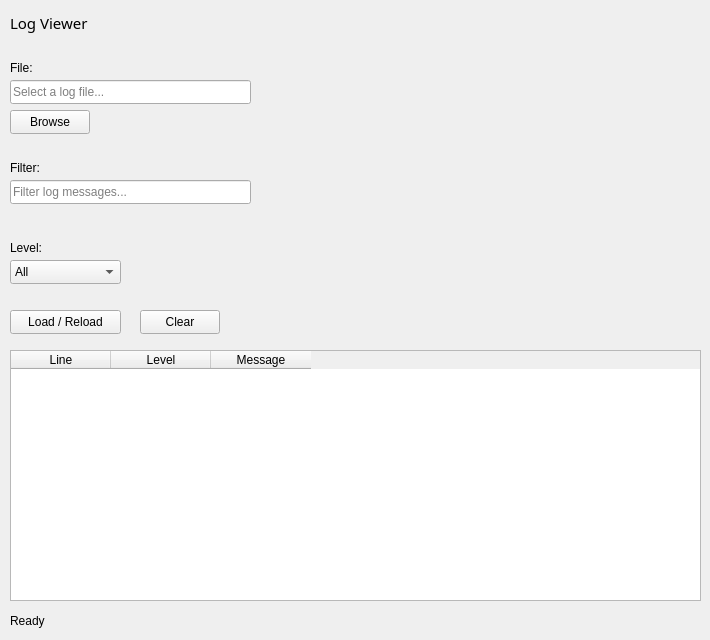
      <widget class="QWidget" name="logViewerPage">
       <property name="font">
        <font>
         <family>Segoe UI</family>
         <pointsize>9</pointsize>
        </font>
       </property>
       <widget class="QLabel" name="logViewerTitleLabel">
        <property name="geometry">
         <rect>
          <x>10</x>
          <y>10</y>
          <width>170</width>
          <height>25</height>
         </rect>
        </property>
        <property name="font">
         <font>
          <family>Segoe UI Black</family>
          <pointsize>11</pointsize>
         </font>
        </property>
        <property name="text">
         <string>Log Viewer</string>
        </property>
       </widget>
       <widget class="QLabel" name="logFileLabel">
        <property name="geometry">
         <rect>
          <x>10</x>
          <y>60</y>
          <width>51</width>
          <height>16</height>
         </rect>
        </property>
        <property name="text">
         <string>File:</string>
        </property>
       </widget>
       <widget class="QLineEdit" name="logFilePathEdit">
        <property name="geometry">
         <rect>
          <x>10</x>
          <y>80</y>
          <width>241</width>
          <height>24</height>
         </rect>
        </property>
        <property name="text">
         <string/>
        </property>
        <property name="readOnly">
         <bool>true</bool>
        </property>
        <property name="placeholderText">
         <string>Select a log file...</string>
        </property>
       </widget>
       <widget class="QPushButton" name="browseLogFileButton">
        <property name="geometry">
         <rect>
          <x>10</x>
          <y>110</y>
          <width>80</width>
          <height>24</height>
         </rect>
        </property>
        <property name="text">
         <string>Browse</string>
        </property>
       </widget>
       <widget class="QLabel" name="logFilterLabel">
        <property name="geometry">
         <rect>
          <x>10</x>
          <y>160</y>
          <width>49</width>
          <height>16</height>
         </rect>
        </property>
        <property name="text">
         <string>Filter:</string>
        </property>
       </widget>
       <widget class="QLineEdit" name="logFilterEdit">
        <property name="geometry">
         <rect>
          <x>10</x>
          <y>180</y>
          <width>241</width>
          <height>24</height>
         </rect>
        </property>
        <property name="placeholderText">
         <string>Filter log messages...</string>
        </property>
       </widget>
       <widget class="QLabel" name="logLevelLabel">
        <property name="geometry">
         <rect>
          <x>10</x>
          <y>240</y>
          <width>49</width>
          <height>16</height>
         </rect>
        </property>
        <property name="text">
         <string>Level:</string>
        </property>
       </widget>
       <widget class="QComboBox" name="logLevelComboBox">
        <property name="geometry">
         <rect>
          <x>10</x>
          <y>260</y>
          <width>111</width>
          <height>24</height>
         </rect>
        </property>
        <item>
         <property name="text">
          <string>All</string>
         </property>
        </item>
        <item>
         <property name="text">
          <string>Info</string>
         </property>
        </item>
        <item>
         <property name="text">
          <string>Warning</string>
         </property>
        </item>
        <item>
         <property name="text">
          <string>Error</string>
         </property>
        </item>
       </widget>
       <widget class="QPushButton" name="loadLogButton">
        <property name="geometry">
         <rect>
          <x>10</x>
          <y>310</y>
          <width>111</width>
          <height>24</height>
         </rect>
        </property>
        <property name="text">
         <string>Load / Reload</string>
        </property>
       </widget>
       <widget class="QPushButton" name="clearLogButton">
        <property name="geometry">
         <rect>
          <x>140</x>
          <y>310</y>
          <width>80</width>
          <height>24</height>
         </rect>
        </property>
        <property name="text">
         <string>Clear</string>
        </property>
       </widget>
       <widget class="QTableWidget" name="logResultsTable">
        <property name="geometry">
         <rect>
          <x>10</x>
          <y>350</y>
          <width>691</width>
          <height>251</height>
         </rect>
        </property>
        <property name="selectionMode">
         <enum>QAbstractItemView::SelectionMode::SingleSelection</enum>
        </property>
        <property name="selectionBehavior">
         <enum>QAbstractItemView::SelectionBehavior::SelectRows</enum>
        </property>
        <column>
         <property name="text">
          <string>Line</string>
         </property>
        </column>
        <column>
         <property name="text">
          <string>Level</string>
         </property>
        </column>
        <column>
         <property name="text">
          <string>Message</string>
         </property>
        </column>
       </widget>
       <widget class="QLabel" name="logStatusLabel">
        <property name="geometry">
         <rect>
          <x>10</x>
          <y>610</y>
          <width>691</width>
          <height>21</height>
         </rect>
        </property>
        <property name="text">
         <string>Ready</string>
        </property>
       </widget>
      </widget>
